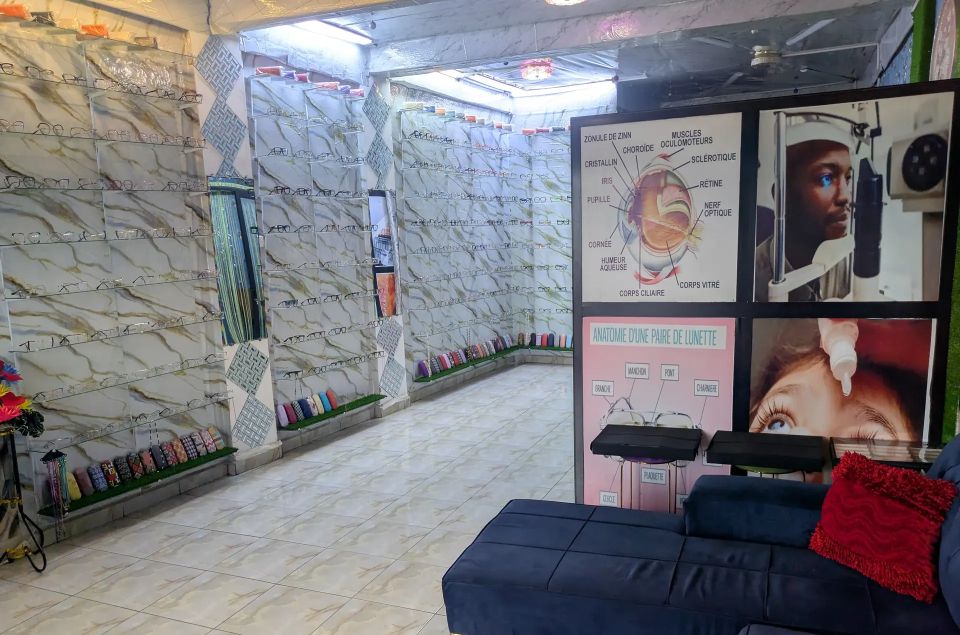
#> input picture hosting/previews/dmoptic/cabinet-hero.webp, 1920 x 1270 px (shown at 1/2 size)
$ python build_cover.py
#> lines starting #> are read from the running program, lines starting #| are printed output that depends on the picture
#!/usr/bin/env python3
# -*- coding: utf-8 -*-
"""DM OPTIQUE SARL — couverture Facebook « hybride » (21/10/2026).

Ce que fait ce script : il compose la couverture de la page Facebook à partir de **la photo réelle
du cabinet** (`hosting/previews/dmoptic/cabinet-hero.webp`, mur de montures, intérieur, aucune
personne) et de **la promesse du cabinet**, reprise de ses propres affiches :
« Voir mieux, grandir plus loin ».

Pourquoi ce format :
  • 1640 × 624 = 2,63:1, le ratio d'AFFICHAGE desktop de la couverture Facebook. Le recadrage mobile
    (≈ 2,4:1) ne coupe que les côtés : tout le texte vit dans la moitié gauche, le plus bas s'arrête
    à y = 496 sur 624, donc **il survit aux deux recadrages**. La règle est vérifiée par le script
    lui-même (`--check` produit les deux simulations).
  • Aucune image générée, aucune marque, aucun prix, aucun logo tiers, aucun visage.

Usage :
  python3 clients/dm-optic/launch/facebook-assets/build_cover.py
  python3 clients/dm-optic/launch/facebook-assets/build_cover.py --check   # + simulations de recadrage
"""
import argparse
import pathlib

from fontTools.ttLib import TTFont
from PIL import Image, ImageDraw, ImageFont

HERE = pathlib.Path(__file__).resolve().parent
ROOT = HERE.parents[3]                      # …/AMK
SITE = ROOT / "hosting/previews/dmoptic"
PHOTO = SITE / "cabinet-hero.webp"
FONTS = SITE / "fonts"

W, H = 1640, 624
NAVY = (10, 18, 32)          # #0A1220
CREAM = (246, 235, 224)      # #F6EBE0
GREEN = (11, 122, 62)        # #0B7A3E
WHITE = (255, 255, 255)

LEFT = 112            # marge = 41 px après recadrage mobile 2,4:1 (qui coupe 71 px de chaque côté)
TEXT_SAFE_BOTTOM = 496       # tout le texte doit finir au-dessus de cette ligne


def font(name, size):
    """Charge une fonte du site (woff2 → ttf en mémoire, PIL ne lit pas le woff2)."""
    src = FONTS / f"{name}.woff2"
    tmp = pathlib.Path("/tmp") / f"_dm_{name}.ttf"
    if not tmp.exists():
        t = TTFont(str(src))
        t.flavor = None
        t.save(str(tmp))
    return ImageFont.truetype(str(tmp), size)


def build():
    # ---- fond -----------------------------------------------------------------
    img = Image.new("RGB", (W, H), NAVY)
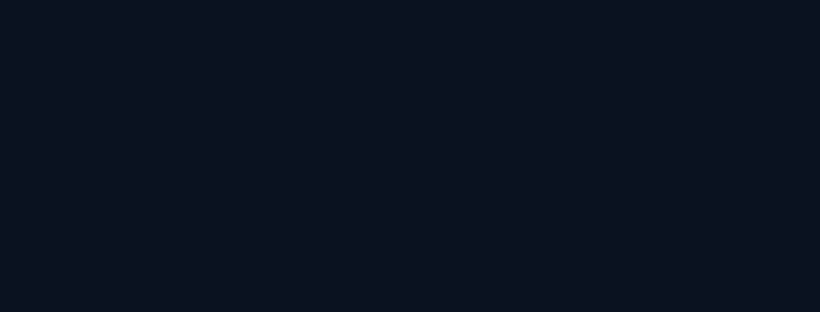
#> img: PIL image 1640x624 RGB (shown at 1/2 size); mean R, G, B 10, 18, 32

    # ---- photo réelle, à droite, fondue vers le marine -------------------------
    # « cover » : on remplit toute la hauteur puis on recadre horizontalement — sinon la photo
    # laisse deux bandes de marine en haut et en bas, et une arête franche se voit.
    photo = Image.open(PHOTO).convert("RGB")
#> photo is the input picture: PIL image 1920x1270 RGB; mean R, G, B 121.7, 119.8, 124.1
    photo_w = int(W * 0.55)                       # 55 % de la largeur
    scale = max(photo_w / photo.width, H / photo.height)
#> scale = 0.491
    photo = photo.resize((max(photo_w, int(photo.width * scale) + 1),
                          max(H, int(photo.height * scale) + 1)), Image.LANCZOS)
#> photo: PIL image 944x625 RGB
    left_crop = max(0, (photo.width - photo_w) // 2)
#> left_crop = 21
    top_crop = max(0, (photo.height - H) // 2)
#> top_crop = 0
    photo = photo.crop((left_crop, top_crop, left_crop + photo_w, top_crop + H))
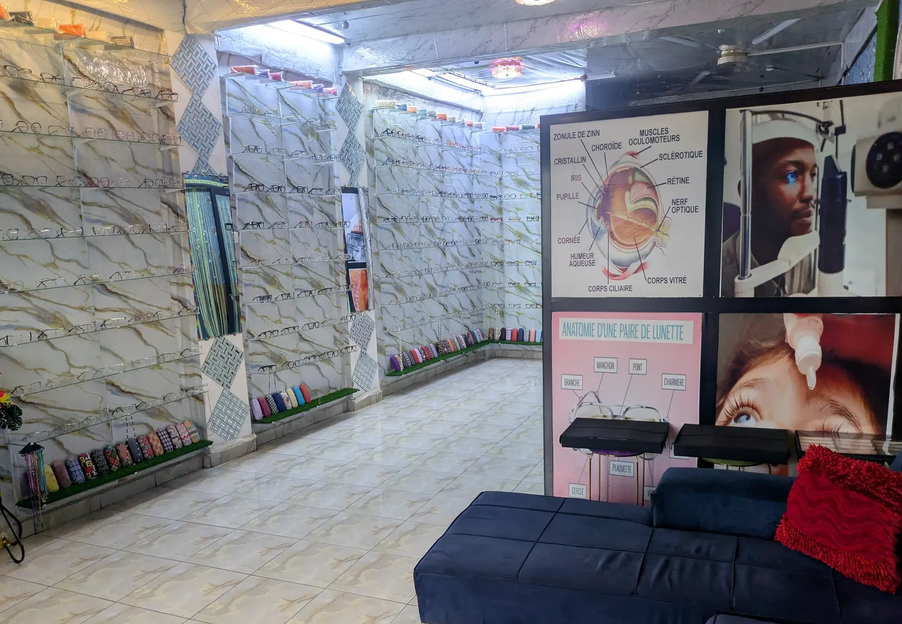
#> photo: PIL image 902x624 RGB; mean R, G, B 123.5, 121.8, 126.6
    img.paste(photo, (W - photo_w, 0))
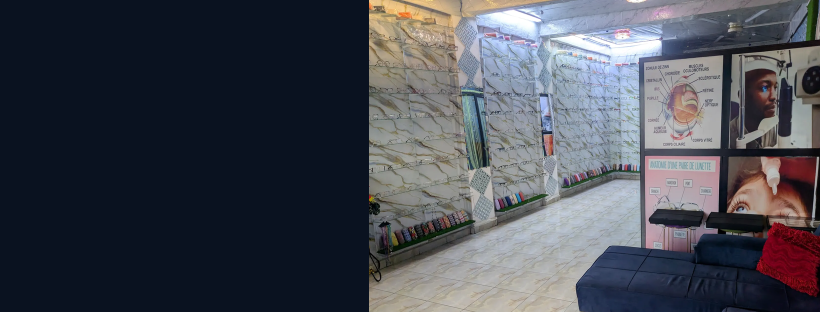
#> img: PIL image 1640x624 RGB (shown at 1/2 size); mean R, G, B 72.4, 75.1, 84

    # fondu horizontal long (420 px) : la photo s'efface dans le marine, sans arête
    fade_w = 420
    fade = Image.new("L", (fade_w, 1), 0)
    fd = ImageDraw.Draw(fade)
    for x in range(fade_w):
        t = x / (fade_w - 1)
        # masque = « quantité de marine » : 255 à gauche (opaque), 0 à droite (photo nue).
        # Courbe inversée : la photo apparaît vite, le marine tient bon jusqu'au bout du fondu.
        fd.point((x, 0), fill=int(255 * (1 - t) ** 0.55))
    fade = fade.resize((fade_w, H))
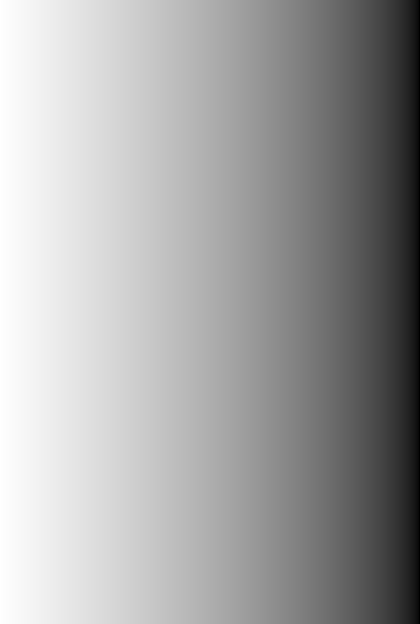
#> fade: PIL image 420x624 L; min 0, max 255, mean 163.9
    navy_band = Image.new("RGB", (fade_w, H), NAVY)
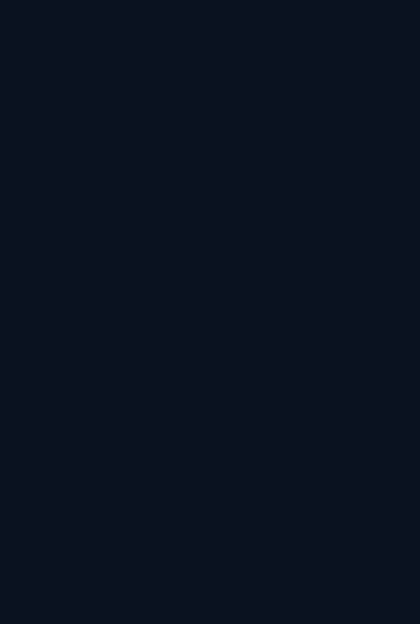
#> navy_band: PIL image 420x624 RGB; mean R, G, B 10, 18, 32
    img.paste(navy_band, (W - photo_w, 0), fade)
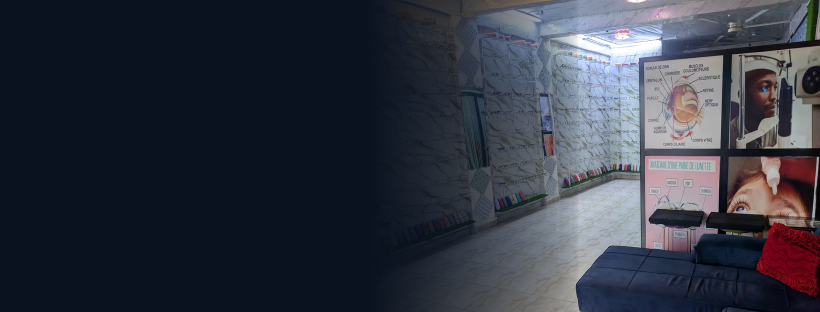
#> img: PIL image 1640x624 RGB (shown at 1/2 size); mean R, G, B 51, 55.1, 67.1

    # léger voile sur la photo : elle reste lisible sans voler la vedette au texte
    veil = Image.new("RGB", (photo_w, H), NAVY)
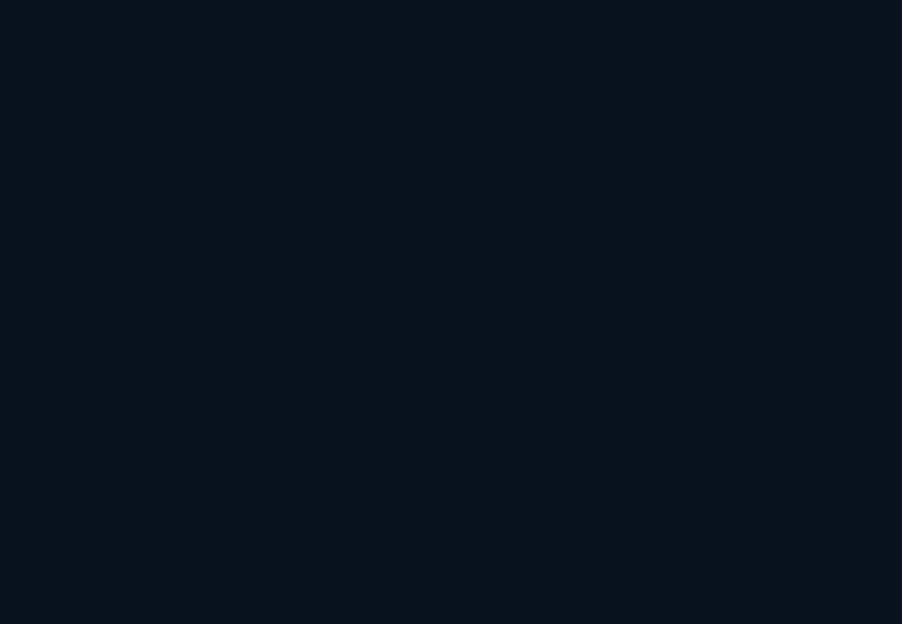
#> veil: PIL image 902x624 RGB; mean R, G, B 10, 18, 32
    img.paste(veil, (W - photo_w, 0), Image.new("L", (photo_w, H), 26))

    # ---- texte ---------------------------------------------------------------
    d = ImageDraw.Draw(img)

    f_eyebrow = font("ibm-plex-mono-latin-600-normal", 20)
    f_title = font("schibsted-grotesk-latin-700-normal", 72)
    f_body = font("ibm-plex-sans-latin-400-normal", 26)
    f_pill = font("ibm-plex-sans-latin-600-normal", 28)

    def tracked(text, f, tracking):
        """Écriture avec interlettrage (PIL ne le gère pas nativement)."""
        x = LEFT
        for ch in text:
            d.text((x, 96), ch, font=f, fill=(198, 208, 220))
            x += d.textlength(ch, font=f) + tracking

    tracked("DM OPTIQUE SARL · DOUALA IV", f_eyebrow, 3.2)

    y = 152
    for line in ("Voir mieux,", "grandir plus loin."):
        d.text((LEFT, y), line, font=f_title, fill=CREAM)
        y += 84

    # filet d'accent, puis les services (les mots du cabinet, pas des promesses)
    d.rectangle([LEFT, y + 10, LEFT + 54, y + 14], fill=GREEN)
    y += 42
    d.text((LEFT, y), "Examen de vue · montures · enfants · solaires", font=f_body, fill=(214, 220, 230))
    d.text((LEFT, y + 40), "Ndobo Mayor · Immeuble West Hotel, 1er étage", font=f_body, fill=(160, 172, 190))

    # ---- pastille WhatsApp ----------------------------------------------------
    px, py = LEFT, y + 96
    label = "WhatsApp : 656 122 239"
    tw = d.textlength(label, font=f_pill)
    pad_x, pill_h = 26, 56
    pill_w = int(tw + pad_x * 2 + 34)
    d.rounded_rectangle([px, py, px + pill_w, py + pill_h], radius=pill_h // 2, fill=GREEN)
    # petit pictogramme : deux bulles
    cx, cy = px + 27, py + pill_h // 2
    d.ellipse([cx - 11, cy - 9, cx + 11, cy + 9], outline=WHITE, width=3)
    d.polygon([(cx - 5, cy + 7), (cx - 12, cy + 14), (cx - 1, cy + 9)], fill=WHITE)
    d.text((px + pad_x + 22, py + 12), label, font=f_pill, fill=WHITE)

    return img


def main():
    ap = argparse.ArgumentParser()
    ap.add_argument("--check", action="store_true", help="écrit aussi les simulations de recadrage")
    opts = ap.parse_args()

    img = build()

    png = HERE / "cover-1640x624-hybride.png"
    jpg = HERE / "cover-1640x624-hybride.jpg"
    img.save(png, optimize=True)
    img.save(jpg, quality=92, progressive=True, subsampling=0)
    print(f"✓ {png.name} ({png.stat().st_size // 1024} Ko)")
    print(f"✓ {jpg.name} ({jpg.stat().st_size // 1024} Ko)")

    if opts.check:
        # rendu desktop réel : 820×312 (le fichier entier)
        img.resize((820, 312), Image.LANCZOS).save("/tmp/fb_desktop_820x312.png")
        # rendu mobile : recadrage centré à 2,4:1 puis 640×360
        target_ratio = 2.4
        new_w = int(H * target_ratio)
        if new_w <= W:
            left = (W - new_w) // 2
            crop = img.crop((left, 0, left + new_w, H))
        else:
            new_h = int(W / target_ratio)
            top = (H - new_h) // 2
            crop = img.crop((0, top, W, top + new_h))
        crop.resize((640, 360), Image.LANCZOS).save("/tmp/fb_mobile_640x360.png")
        # contrôle programmatique : le texte ne descend pas sous la ligne sûre
        print(f"✓ contrôles → /tmp/fb_desktop_820x312.png · /tmp/fb_mobile_640x360.png")
        # contrôle : le texte ne mord pas sur la photo (elle commence à W - photo_w)
        d = ImageDraw.Draw(img)
        widths = [sum(d.textlength(c, font=font("ibm-plex-mono-latin-600-normal", 20)) + 3.2
                      for c in "DM OPTIQUE SARL · DOUALA IV")]
        for line in ("Voir mieux,", "grandir plus loin."):
            widths.append(d.textlength(line, font=font("schibsted-grotesk-latin-700-normal", 72)))
        for line in ("Examen de vue · montures · enfants · solaires",
                     "Ndobo Mayor · Immeuble West Hotel, 1er étage"):
            widths.append(d.textlength(line, font=font("ibm-plex-sans-latin-400-normal", 26)))
        right_max = LEFT + max(widths)
        photo_left = W - int(W * 0.55)
        print(f"   texte : bord droit max = {right_max:.0f} px · photo commence à {photo_left} px "
              f"→ {'OK' if right_max < photo_left - 20 else 'TROP PRÈS'}")
        print(f"   texte : bord gauche après recadrage mobile = {LEFT - 71} px (marge)")
        print(f"   texte le plus bas ≈ y = {TEXT_SAFE_BOTTOM} (limite) — zone sûre respectée")


if __name__ == "__main__":
#> (the run stopped early here; a loop or call above may not have finished)

$ run again, with hosting/previews/dmoptic/cabinet-enseigne.webp copied over hosting/previews/dmoptic/cabinet-hero.webp
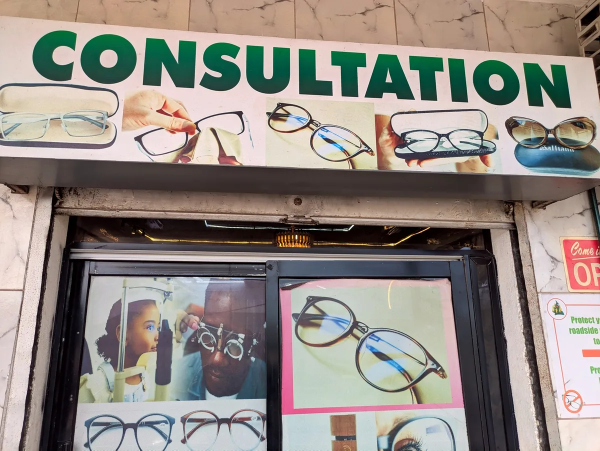
#> input picture hosting/previews/dmoptic/cabinet-enseigne.webp, 1200 x 901 px (shown at 1/2 size)
#> in build, photo is the input picture: PIL image 1200x901 RGB; mean R, G, B 146, 138.5, 131.9
#> in build, `photo = photo.crop((left_crop, top_crop, left_crop + photo_w, top_crop..`:
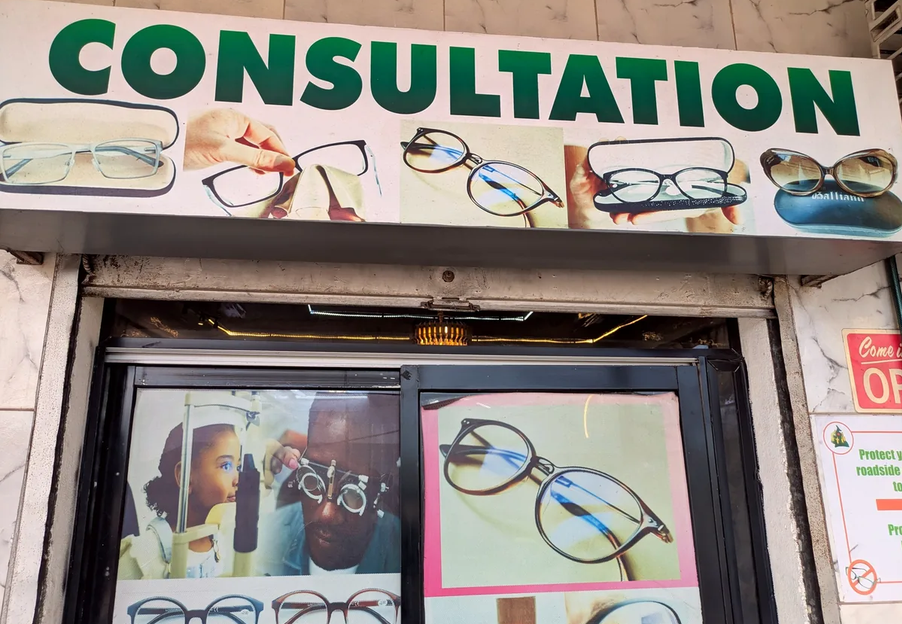
#> photo: PIL image 902x624 RGB; mean R, G, B 144, 137.3, 131.1
#> in build, `img.paste(veil, (W - photo_w, 0), Image.new("L", (photo_w, H), 26))`:
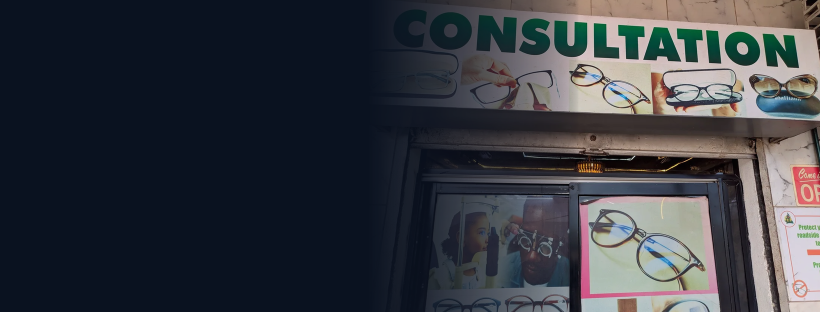
#> img: PIL image 1640x624 RGB (shown at 1/2 size); mean R, G, B 56.3, 59.1, 66.1
